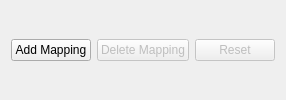
        <widget class="QWidget" name="widget_7" native="true">
         <property name="sizePolicy">
          <sizepolicy hsizetype="MinimumExpanding" vsizetype="Preferred">
           <horstretch>0</horstretch>
           <verstretch>0</verstretch>
          </sizepolicy>
         </property>
         <property name="maximumSize">
          <size>
           <width>16777215</width>
           <height>16777215</height>
          </size>
         </property>
         <layout class="QGridLayout" name="gridLayout_28">
          <item row="1" column="4">
           <widget class="QPushButton" name="btn_reset">
            <property name="enabled">
             <bool>false</bool>
            </property>
            <property name="text">
             <string>Reset</string>
            </property>
           </widget>
          </item>
          <item row="1" column="3">
           <widget class="QPushButton" name="btn_delete">
            <property name="enabled">
             <bool>false</bool>
            </property>
            <property name="sizePolicy">
             <sizepolicy hsizetype="MinimumExpanding" vsizetype="Fixed">
              <horstretch>0</horstretch>
              <verstretch>0</verstretch>
             </sizepolicy>
            </property>
            <property name="maximumSize">
             <size>
              <width>200</width>
              <height>25</height>
             </size>
            </property>
            <property name="text">
             <string>Delete Mapping</string>
            </property>
           </widget>
          </item>
          <item row="1" column="2">
           <widget class="QPushButton" name="btn_add">
            <property name="sizePolicy">
             <sizepolicy hsizetype="MinimumExpanding" vsizetype="Fixed">
              <horstretch>0</horstretch>
              <verstretch>0</verstretch>
             </sizepolicy>
            </property>
            <property name="maximumSize">
             <size>
              <width>200</width>
              <height>25</height>
             </size>
            </property>
            <property name="text">
             <string>Add Mapping</string>
            </property>
           </widget>
          </item>
         </layout>
        </widget>
